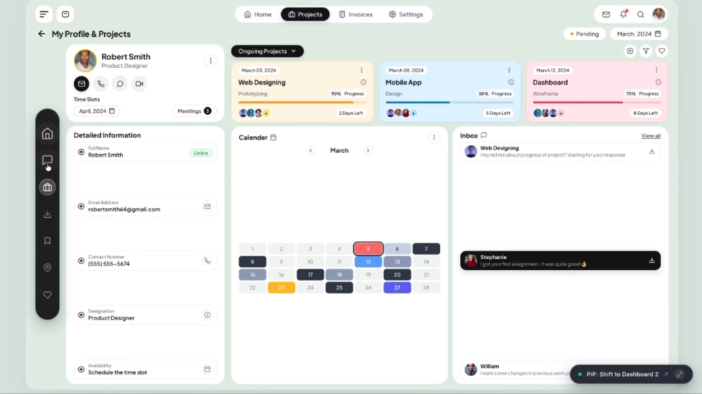
#> input picture docs/riferimenti/dashboard-principale.png, 1403 x 787 px, found by its file name (shown at 1/2 size)
$ python affianca.py ../docs/riferimenti/dashboard-principale.png out.png
#> lines starting #> are read from the running program, lines starting #| are printed output that depends on the picture; after the words box and inside, x2 and y2 are one past the last pixel; in counts of white or black regions, pixels touching at a corner belong together; long printed decimals are rounded
# Affianca riferimento e prototipo (stessa scala) e salva una mappa delle differenze.
# Uso: python scripts/affianca.py <screenshot-prototipo> <cartella-uscita>
import sys
from PIL import Image, ImageChops

ref = Image.open("docs/riferimenti/dashboard-principale.png").convert("RGB").crop((52, 0, 1355, 778))
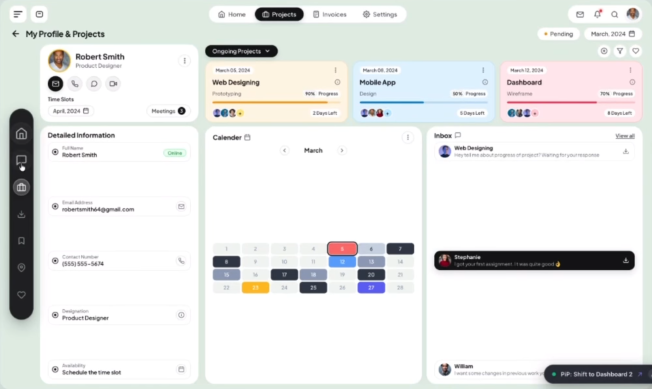
#> ref: PIL image 1303x778 RGB (shown at 1/2 size); mean R, G, B 230.3, 231.9, 230.7
proto = Image.open(sys.argv[1]).convert("RGB").resize(ref.size)
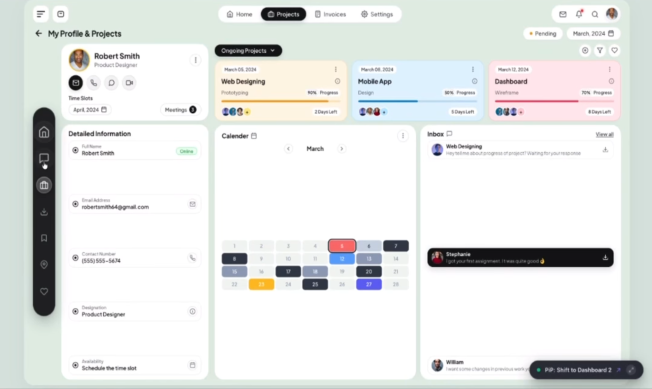
#> proto: PIL image 1303x778 RGB (shown at 1/2 size); mean R, G, B 228.4, 230.8, 229.3
out = sys.argv[2]

side = Image.new("RGB", (ref.width, ref.height * 2 + 10), "white")
#> side: PIL image 1303x1566 RGB; every value is 255
side.paste(ref, (0, 0))
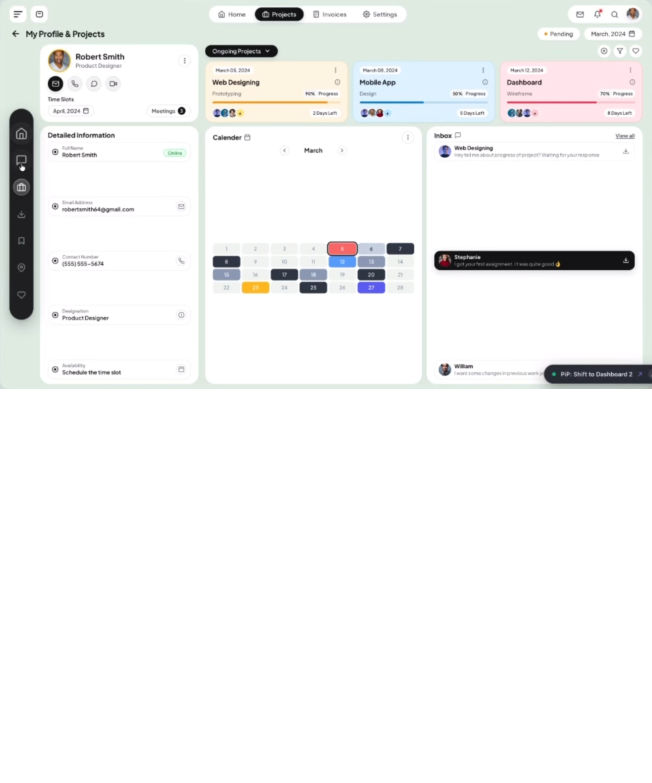
#> side: PIL image 1303x1566 RGB (shown at 1/2 size); mean R, G, B 242.8, 243.5, 242.9
side.paste(proto, (0, ref.height + 10))
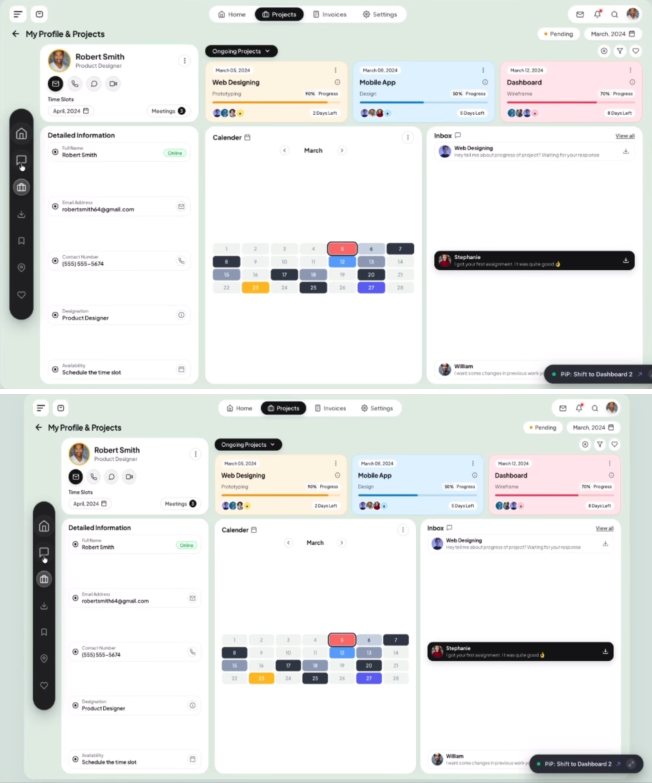
#> side: PIL image 1303x1566 RGB (shown at 1/2 size); mean R, G, B 229.6, 231.5, 230.2
side.save(f"{out}/affiancati.png")

overlay = Image.blend(ref, proto, 0.5)
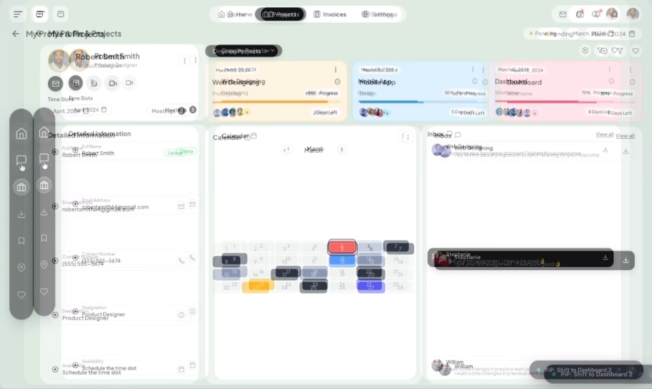
#> overlay: PIL image 1303x778 RGB (shown at 1/2 size); mean R, G, B 229.3, 231.3, 229.9
overlay.save(f"{out}/sovrapposti.png")

diff = ImageChops.difference(ref, proto).convert("L").point(lambda v: 255 if v > 40 else 0)
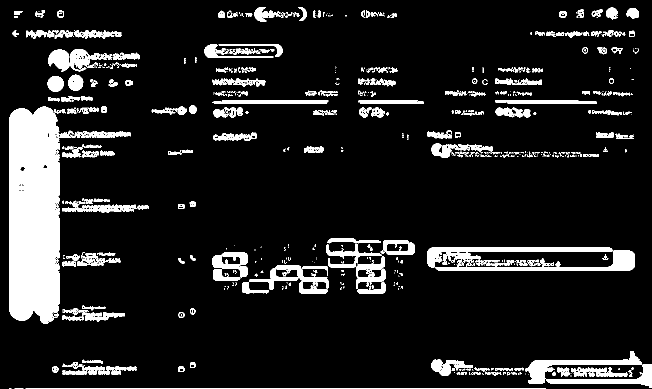
#> diff: PIL image 1303x778 L (shown at 1/2 size); 11.4% white; 768 white regions (447 under 20 px), largest, box (x1, y1, x2, y2) and area: (18, 213, 153, 648) 41049, (854, 495, 1270, 541) 7864, (1051, 702, 1284, 768) 3719
diff.save(f"{out}/differenze.png")
print("pixel diversi:", sum(1 for v in diff.getdata() if v) / (ref.width * ref.height))
#| pixel diversi: 0.1141

$ run again, with docs/riferimenti/cliente-home-mobile.png copied over docs/riferimenti/dashboard-principale.png
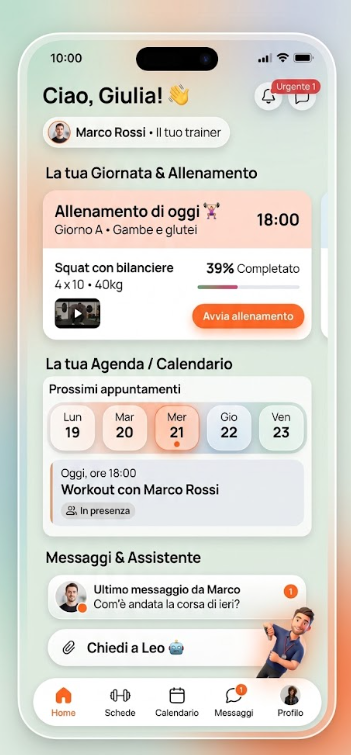
#> input picture docs/riferimenti/cliente-home-mobile.png, 351 x 755 px, found by its file name
#> `overlay = Image.blend(ref, proto, 0.5)`:
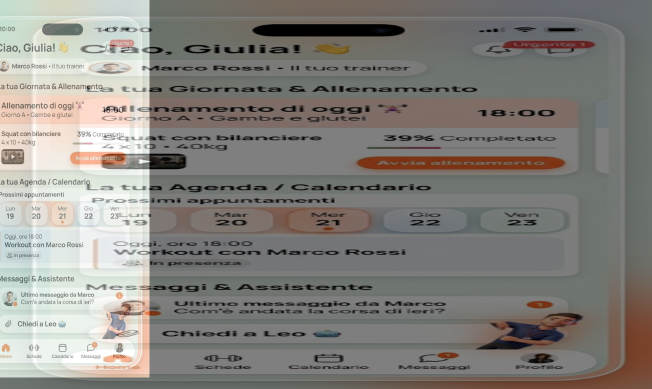
#> overlay: PIL image 1303x778 RGB (shown at 1/2 size); mean R, G, B 133.2, 130.8, 126
#> `diff = ImageChops.difference(ref, proto).convert("L").point(lambda v: ..`:
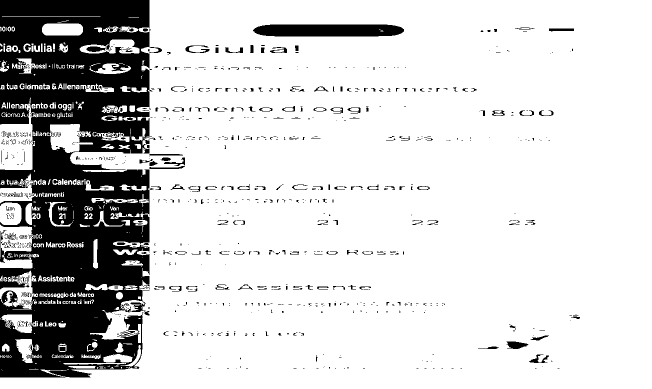
#> diff: PIL image 1303x778 L (shown at 1/2 size); 82.1% white; 1166 black regions (968 under 20 px), largest, box (x1, y1, x2, y2) and area: (0, 0, 311, 755) 158938, (506, 49, 808, 73) 6728, (1013, 683, 1057, 698) 449
#| pixel diversi: 0.821
